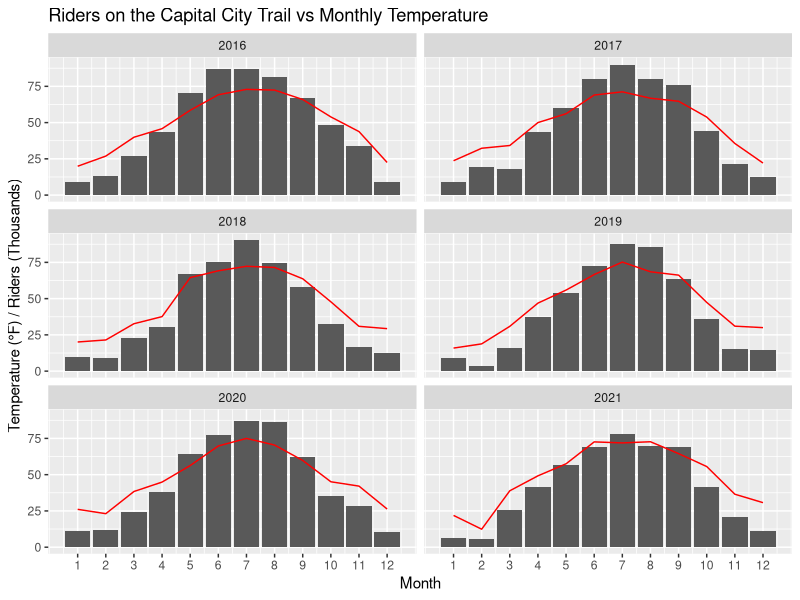
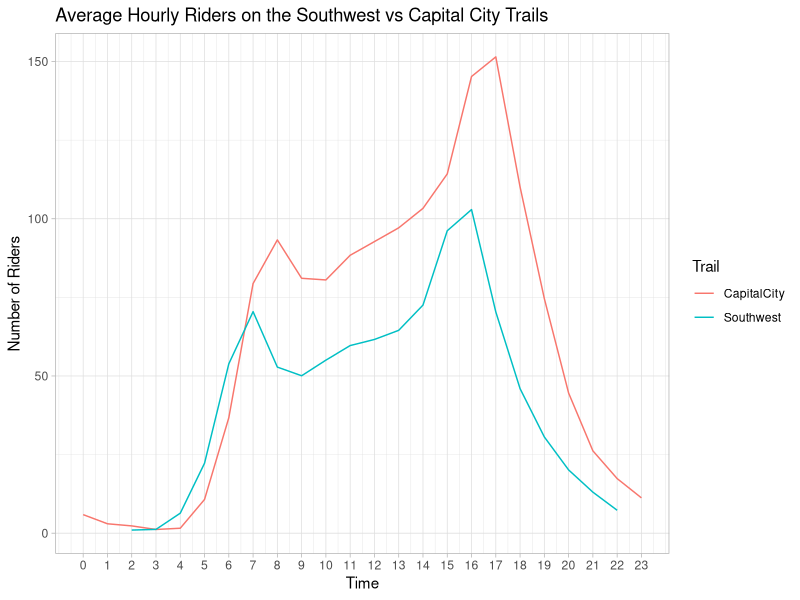

Source code (R) for these figures, in order:
## ---- chunk 1
knitr::opts_chunk$set(echo = TRUE)
library(tidyverse)
library(lubridate)
## ---- chunk 2
city <- read_csv("Eco-Totem_Capital_City_Trail_Bike_Counts.csv") %>% 
  mutate(Count_Date = parse_date_time(Count_Date, "mdy HM"),
         Date = date(Count_Date),
         Time = hour(Count_Date)) %>% 
  select(Date, Time, Count)

sw <- read_csv("Eco-Totem_Southwest_Path_Bike_Counts.csv") %>% 
    mutate(Count_Date = parse_date_time(Count_Date, "mdy HM"),
         Date = date(Count_Date),
         Time = hour(Count_Date)) %>% 
  select(Date, Time, Count)

temp <- read_csv("madison-weather-data.csv")
## ---- chunk 3
sum_city <- city %>% 
  mutate(m = month.abb[month(Date)],
         y = year(Date)) %>% 
  group_by(y, m) %>% 
  summarise(count = sum(Count), x = mean(month(Date)))

temp2 <- temp %>%
  rename(y = year) %>% 
  pivot_longer(Jan:Dec, names_to = "m", values_to = "temp")

df <- merge(temp2, sum_city) %>% 
  filter(y > 2015) %>%
  arrange(x)
  

ggplot(data = df) +
  geom_col(aes(x = x, y = count/1000)) + 
  geom_line(aes(x = x, y = temp, group = y), color = "red") +
  facet_wrap(~y, ncol = 2) +
  scale_x_continuous(breaks = 1:12) +
  labs(
    title = "Riders on the Capital City Trail vs Monthly Temperature",
    x = "Month",
    y = "Temperature (°F) / Riders (Thousands)"
  )
## ---- chunk 4
timez <- city %>% 
  rename(city_count = Count) %>% 
  merge(sw) %>% 
  group_by(Time) %>% 
  summarise(CapitalCity = mean(city_count), Southwest = mean(Count)) %>% 
  pivot_longer(CapitalCity:Southwest, names_to = "trail", values_to = "count")

ggplot(timez) +
  geom_line(aes(x = Time, y = count, color = trail)) +
  labs(
    title = "Average Hourly Riders on the Southwest vs Capital City Trails",
    y = "Number of Riders",
    color = "Trail"
  ) +
  scale_x_continuous(breaks = 0:23) +
  theme_light()
